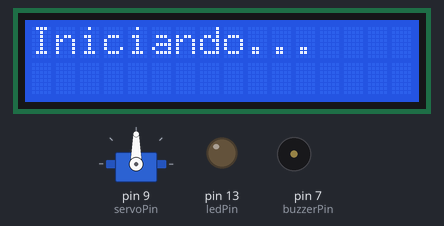
Bench run of a sketch on a simulated Arduino Uno, built with avr-gcc and run on an emulated ATmega328P. On the bench: servo, 16×2 character LCD, output pins drawn as LEDs (lit = HIGH), buzzer (waves = sounding, pin HIGH). Random numbers use the default seed unless the sketch sets one; what the sketch prints to the serial monitor is not drawn.

Above: at 0.1 s.
At 1.52 s:
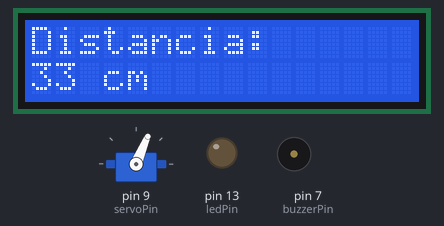
At 8.1 s:
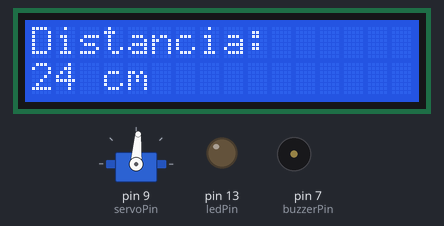
At 11.7 s:
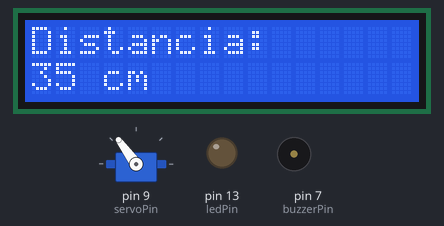
At 23.0 s:
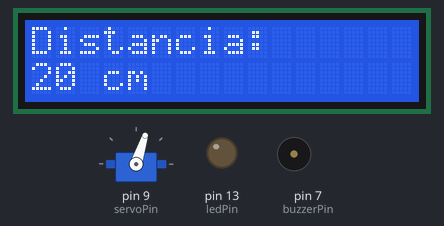
At 37.7 s:
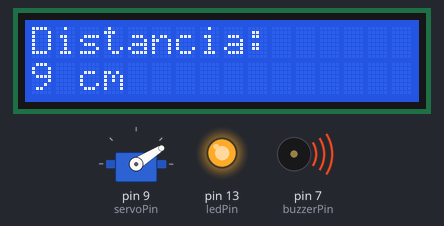
Timing chart, 0 to 40.0 s (numbered marks = the images above):
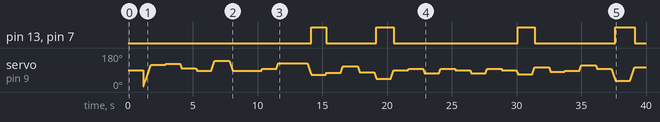

The sketch:

codigo_proximidade_arduino.ino
```cpp
#include <Servo.h>
#include <LiquidCrystal.h>

// Pinos
const int sensorPin = 10;     // Sensor ultrassônico
const int servoPin = 9;       // Servo motor
const int buzzerPin = 7;      // Buzzer
const int ledPin = 13;        // LED indicador no pino 13 agora

// LCD: rs, e, d4, d5, d6, d7
LiquidCrystal lcd(12, 11, 5, 4, 3, 2);
Servo servo;

int currentAngle = 0; // Para movimento suave

void setup() {
  servo.attach(servoPin);
  pinMode(buzzerPin, OUTPUT);
  pinMode(ledPin, OUTPUT);
  Serial.begin(9600);
  lcd.begin(16, 2);
  lcd.print("Iniciando...");
  delay(1000);
  lcd.clear();

  randomSeed(analogRead(0)); // Para simulação de testes
}

// Função com média de múltiplas leituras
long getSmoothedDistance() {
  long total = 0;
  int samples = 5;
  for (int i = 0; i < samples; i++) {
    total += readSimulatedDistance(); // Substitua por readRealDistance() se for real
    delay(20);
  }
  return total / samples;
}

// Simulação de leitura de distância
long readSimulatedDistance() {
  return random(0, 51);
}

// Função para mover o servo suavemente
void moveServoSmoothly(int targetAngle) {
  if (targetAngle < currentAngle) {
    for (int angle = currentAngle; angle >= targetAngle; angle--) {
      servo.write(angle);
      delay(5);
    }
  } else {
    for (int angle = currentAngle; angle <= targetAngle; angle++) {
      servo.write(angle);
      delay(5);
    }
  }
  currentAngle = targetAngle;
}

void loop() {
  long distance = getSmoothedDistance();

  Serial.print("Distancia: ");
  Serial.print(distance);
  Serial.println(" cm");

  lcd.clear();
  lcd.setCursor(0, 0);
  lcd.print("Distancia:");
  lcd.setCursor(0, 1);
  lcd.print(distance);
  lcd.print(" cm");

  // Mapeia a distância para ângulo (0 a 180)
  int angle = map(distance, 0, 50, 0, 180);
  angle = constrain(angle, 0, 180); // Garante faixa válida
  moveServoSmoothly(angle);

  // Ativa LED e buzzer se objeto estiver perto
  if (distance > 0 && distance < 20) {
    digitalWrite(buzzerPin, HIGH);
    digitalWrite(ledPin, HIGH);
  } else {
    digitalWrite(buzzerPin, LOW);
    digitalWrite(ledPin, LOW);
  }

  delay(1000); // Tempo entre leituras
}
```

Measured:
- by itself, pin 13 (ledPin), pin 7 (buzzerPin): LOW → HIGH at 14.1 s, → LOW 1.2 s later, → HIGH 3.9 s later, → LOW 1.3 s later, … (8 changes in this stretch)
- what the display in image 3 shows lasts 2.3 s, from 11.5 s to 13.8 s
- what the display in image 4 shows lasts 1.2 s, from 22.8 s to 24.0 s
